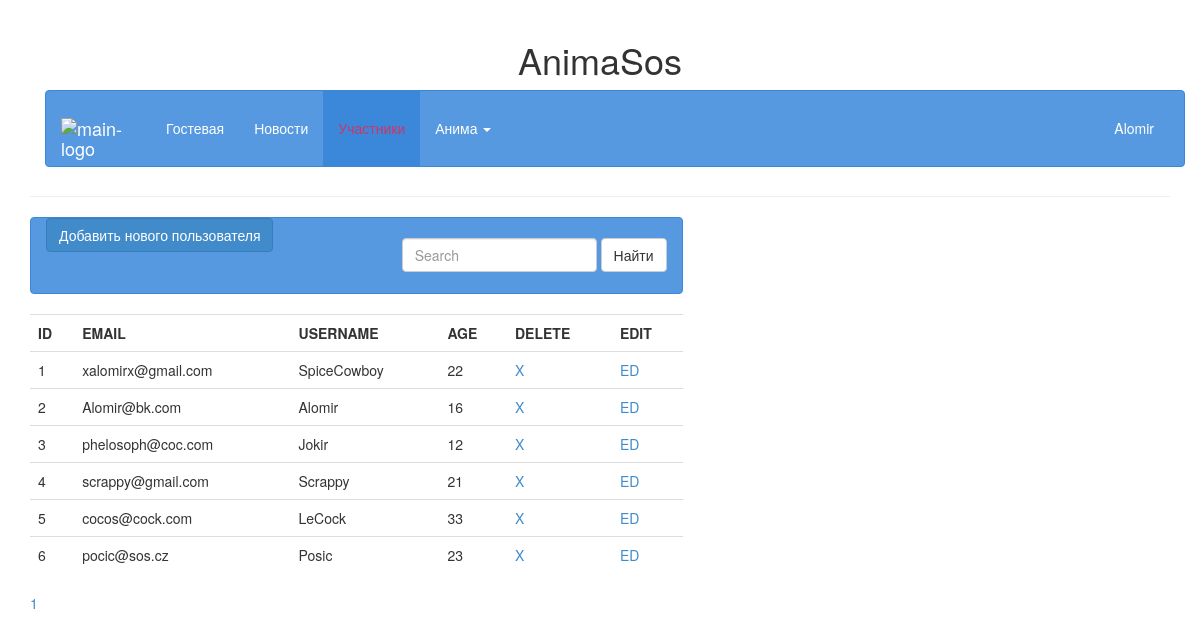
/php/index.php?mode=usr (signed in), run on the app's committed database.
### tables this page shows
CREATE TABLE `users` (
  `id` int(11) NOT NULL AUTO_INCREMENT,
  `email` varchar(45) NOT NULL,
  `username` varchar(14) NOT NULL,
  `password` varchar(32) NOT NULL,
  `age` int(11) DEFAULT NULL,
  PRIMARY KEY (`id`),
  UNIQUE KEY `email_UNIQUE` (`email`),
  UNIQUE KEY `username_UNIQUE` (`username`)
);

### php/users-list.php (the view, shortened to what this page needs)
<?php
$db_query = mysqli_query($db_connect, "SELECT * FROM users");
$row_count = mysqli_num_rows($db_query);
$row_per_page = 10;
$page_count = ceil($row_count/$row_per_page);
$result = '<tr>';
if (isset($_GET['page'])) {
    $page=($_GET['page']-1);
} else {
    $page = 0;
}
$cur_page = $page + 1;
$limit_start = abs($page*$row_per_page);
$db_users_query = mysqli_query($db_connect, "SELECT * FROM users LIMIT $limit_start, $row_per_page");
while ($row = mysqli_fetch_array($db_users_query)) {
    $result .='<td>'.$row['id'].'</td><td>'.$row['email'].'</td><td>'.$row['username'].'</td><td>'.$row['age'].
        '</td><td><a href="?mode=usr&del='.$row['id'].'&page='.$cur_page.'">X</a></td><td>
        <a href="?mode=usredit&id='.$row['id'].'">ED</a></td></tr>';
}
$pag = ' ';
for ($i = 1; $i<=$page_count; $i++) {
    if ($i-1 == $page) {
        $pag.= '<a>'.$i.'</a> ';
    } else {
        $pag.= '<a href="'.$_SERVER['PHP_SELF'].'?mode=usr'.'&page='.$i.'">'.$i."</a> ";
    }
}

### data on the page
users: id "1", email "xalomirx@gmail.com", username "SpiceCowboy", age "22"
users: id "2", email "Alomir@bk.com", username "Alomir", age "16"
users: id "3", email "phelosoph@coc.com", username "Jokir", age "12"
users: id "4", email "scrappy@gmail.com", username "Scrappy", age "21"
users: id "5", email "cocos@cock.com", username "LeCock", age "33"
users: id "6", email "pocic@sos.cz", username "Posic", age "23"
